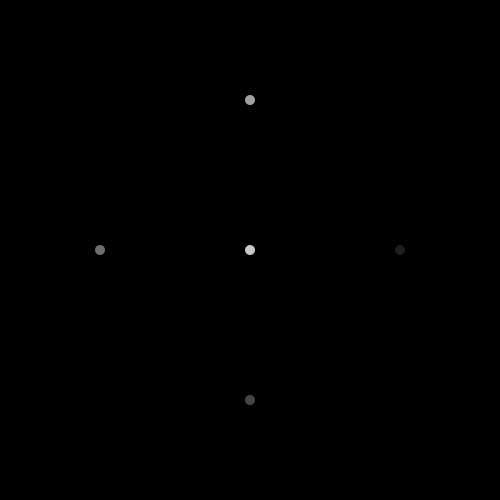
Frame 1 (no input)
Frame 60 (the mouse pressed at the canvas centre just before this capture): identical to frame 1, image omitted
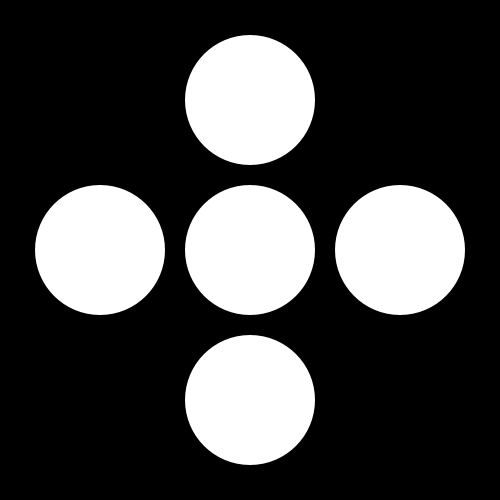
Frame 120 (the mouse held since frame 60 and released just before this capture)

The Processing sketch that drew these frames (run headless with seeded random() and noise(); from frame 60 on, the mouse is pressed at the canvas centre):

// Processing sketch: processing_142731
// ── processing_142731.pde

void setup (){
  size (500,500);
  background (0);
}

void draw (){
  background(0);
  noStroke();
  fill (200);
  ellipse (250,250,10,10);
  fill(110);
  ellipse (100,250,10,10);
  fill(160);
  ellipse (250,100,10,10);
  fill(30);
  ellipse (400,250,10,10);
  fill (70);
  ellipse (250,400,10,10);
 

 if (mousePressed) {
   fill(255);
 
  ellipse (250,250,130,130);
  ellipse (100,250,130,130);
  ellipse (250,100,130,130);
  ellipse (400,250,130,130);
  ellipse (250,400,130,130);}

  
 
}
